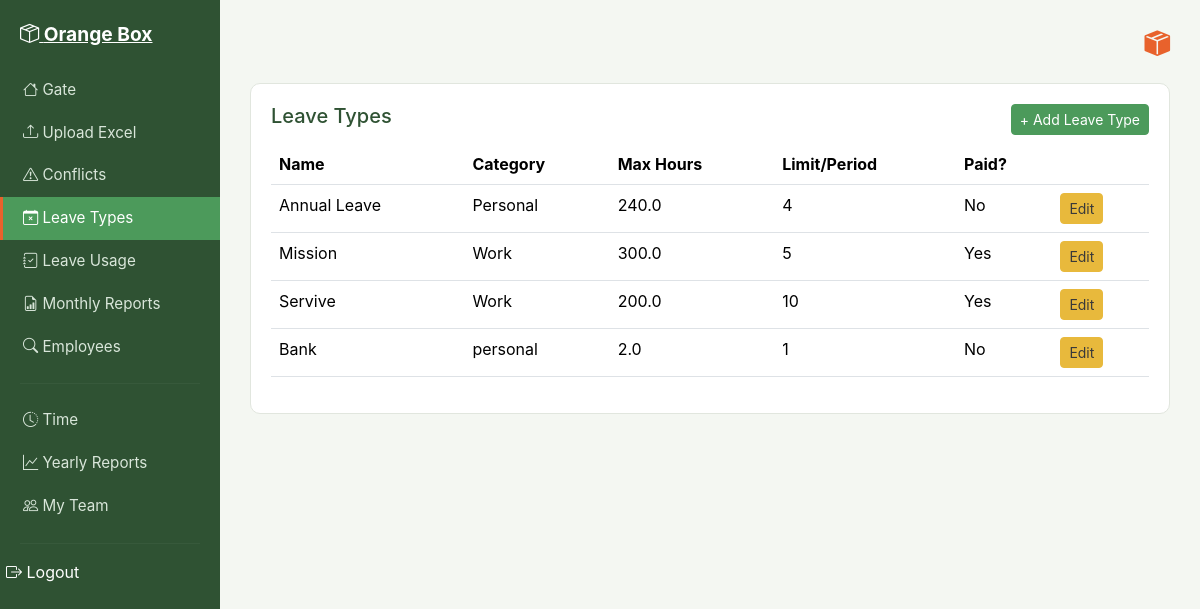
The app's page /leaves/ (signed in) with its own data.
### attendance/models.py (models this page shows, shortened)
class Leaves(models.Model):
    name = models.CharField(max_length=100)
    description = models.TextField(blank=True)
    category = models.CharField(max_length=100)
    max_hours_allowed = models.FloatField()
    limit_per_period = models.IntegerField()
    period_type = models.CharField(max_length=10, choices=[('month', 'Per Month'), ('year', 'Per Year')], default='year')
    is_paid = models.BooleanField(default=False)

### attendance/views.py (the view)
# urls.py: path('leaves/', views.leave_list, name='leave_list'),
@login_required
def leave_list(request):
    leaves = Leaves.objects.all()
    return render(request, 'attendance/leave_list.html', {'leaves': leaves})

### attendance/context_processors.py (called while the page is built)
def notifications_context(request):
    if request.user.is_authenticated:
        unread = Notification.objects.filter(recipient=request.user, status='unread').order_by('-date')
        return {
            'unread_notifications': unread,
            'unread_count': unread.count()
        }
    return {'unread_notifications': [], 'unread_count': 0}

### attendance/templates/attendance/leave_list.html
{% extends 'attendance/base.html' %}
{% block content %}
<div class="ob-card">
    <h5>Leave Types <a href="{% url 'add_leave' %}" class="btn btn-sm btn-ob-save float-end">+ Add Leave Type</a></h5>
    {% if leaves %}
    <table class="table table-ob mt-3">
        <thead><tr><th>Name</th><th>Category</th><th>Max Hours</th><th>Limit/Period</th><th>Paid?</th><th></th></tr></thead>
        <tbody>
        {% for leave in leaves %}
        <tr>
            <td>{{ leave.name }}</td><td>{{ leave.category }}</td><td>{{ leave.max_hours_allowed }}</td><td>{{ leave.limit_per_period }}</td><td>{{ leave.is_paid|yesno:"Yes,No" }}</td>
            <td><a href="{% url 'edit_leave' leave.id %}" class="btn btn-sm btn-ob-caution">Edit</a></td>
        </tr>
        {% endfor %}
        </tbody>
    </table>
    {% else %}
    <div class="ob-empty-state"><i class="bi bi-check-circle" style="font-size:2rem;"></i><p>No leave types yet.</p></div>
    {% endif %}
</div>
{% endblock %}

### static/css/style.css (style rules this page uses)
:root { --ob-bg: #f4f7f2; --ob-sidebar: #2f5233; --ob-sidebar-active: #4C9A5B; --ob-accent: #E8622C; --ob-accent-hover: #c94f20; --ob-green: #4C9A5B; --ob-yellow: #E8B93C; --ob-red: #D9534F; --ob-text: #2c2c2c; --ob-muted: #7a7a7a; --ob-card: #ffffff; --ob-border: #e1e6de; }
body { background-color: var(--ob-bg); color: var(--ob-text); font-family: -apple-system, "Segoe UI", Roboto, Arial, sans-serif; }
.ob-card { background-color: var(--ob-card); border: 1px solid var(--ob-border); border-radius: 10px; padding: 20px; margin-bottom: 20px; }
.ob-card h5 { margin-bottom: 15px; color: var(--ob-sidebar); }
.btn-ob-save { background-color: var(--ob-green); border-color: var(--ob-green); color: #fff; }
.btn-ob-caution { background-color: var(--ob-yellow); border-color: var(--ob-yellow); color: #3a3a3a; }
.table-ob thead { background-color: var(--ob-sidebar); color: #fff; }
.table-ob tbody tr:nth-child(odd) { background-color: #f9fbf8; }

### records on screen
Leaves: name "Annual Leave", category "Personal", max_hours_allowed "240.0", limit_per_period "4", is_paid "No"
Leaves: name "Mission", category "Work", max_hours_allowed "300.0", limit_per_period "5", is_paid "Yes"
Leaves: name "Servive", category "Work", max_hours_allowed "200.0", limit_per_period "10", is_paid "Yes"
Leaves: name "Bank", category "personal", max_hours_allowed "2.0", limit_per_period "1", is_paid "No"
